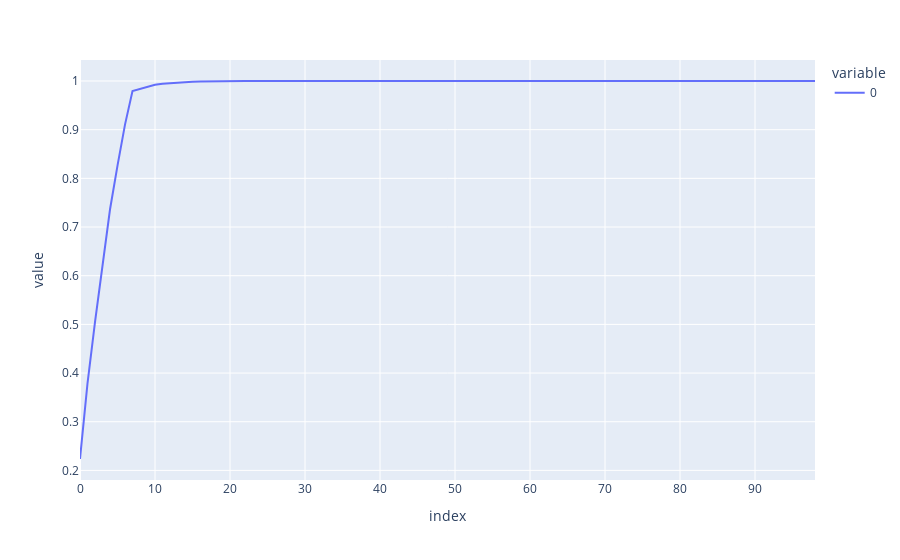

Write notebook code for a chart like this one.
### Markdown cell above
## Modèle 4 = PCA

### Code cell
# pca = PCA()
# principal_components = pca.fit_transform(df_raw)
# principal_components = pd.DataFrame(data = principal_components)
# px.line(np.cumsum(pca.explained_variance_ratio_))

# 5 composantes = 0.82
# 6 composantes = 0.91

### Figure 1 — Plotly figure (JSON) as saved in the notebook; plotly's stock layout.template omitted (floating-point values rounded to 4 significant figures)
{"data": [{"hovertemplate": "variable=0<br>index=%{x}<br>value=%{y}<extra></extra>", "legendgroup": "0", "line": {"color": "#636efa", "dash": "solid"}, "marker": {"symbol": "circle"}, "mode": "lines", "name": "0", "orientation": "v", "showlegend": true, "type": "scatter", "x": [0, 1, 2, 3, 4, 5, 6, 7, 8, 9, 10, 11, 12, 13, 14, 15, 16, 17, 18, 19, 20, 21, 22, 23, 24, 25, 26, 27, 28, 29, 30, 31, 32, 33, 34, 35, 36, 37, 38, 39, 40, 41, 42, 43, 44, 45, 46, 47, 48, 49, 50, 51, 52, 53, 54, 55, 56, 57, 58, 59, 60, 61, 62, 63, 64, 65, 66, 67, 68, 69, 70, 71, 72, 73, 74, 75, 76, 77, 78, 79, 80, 81, 82, 83, 84, 85, 86, 87, 88, 89, 90, 91, 92, 93, 94, 95, 96, 97, 98], "xaxis": "x", "y": [0.2234, 0.3788, 0.5045, 0.6261, 0.736, 0.8263, 0.9104, 0.9796, 0.9843, 0.9888, 0.9924, 0.9944, 0.9956, 0.9967, 0.9976, 0.9984, 0.9988, 0.9992, 0.9995, 0.9997, 0.9998, 1.0, 1.0, 1, 1, 1, 1, 1, 1, 1, 1, 1, 1, 1, 1, 1, 1, 1, 1, 1, 1, 1, 1, 1, 1, 1, 1, 1, 1, 1, 1, 1, 1, 1, 1, 1, 1, 1, 1, 1, 1, 1, 1, 1, 1, 1, 1, 1, 1, 1, 1, 1, 1, 1, 1, 1, 1, 1, 1, 1, 1, 1, 1, 1, 1, 1, 1, 1, 1, 1, 1, 1, 1, 1, 1, 1, 1, 1, 1], "yaxis": "y"}], "layout": {"legend": {"title": {"text": "variable"}, "tracegroupgap": 0}, "margin": {"t": 60}, "xaxis": {"anchor": "y", "domain": [0, 1], "title": {"text": "index"}}, "yaxis": {"anchor": "x", "domain": [0, 1], "title": {"text": "value"}}}}
